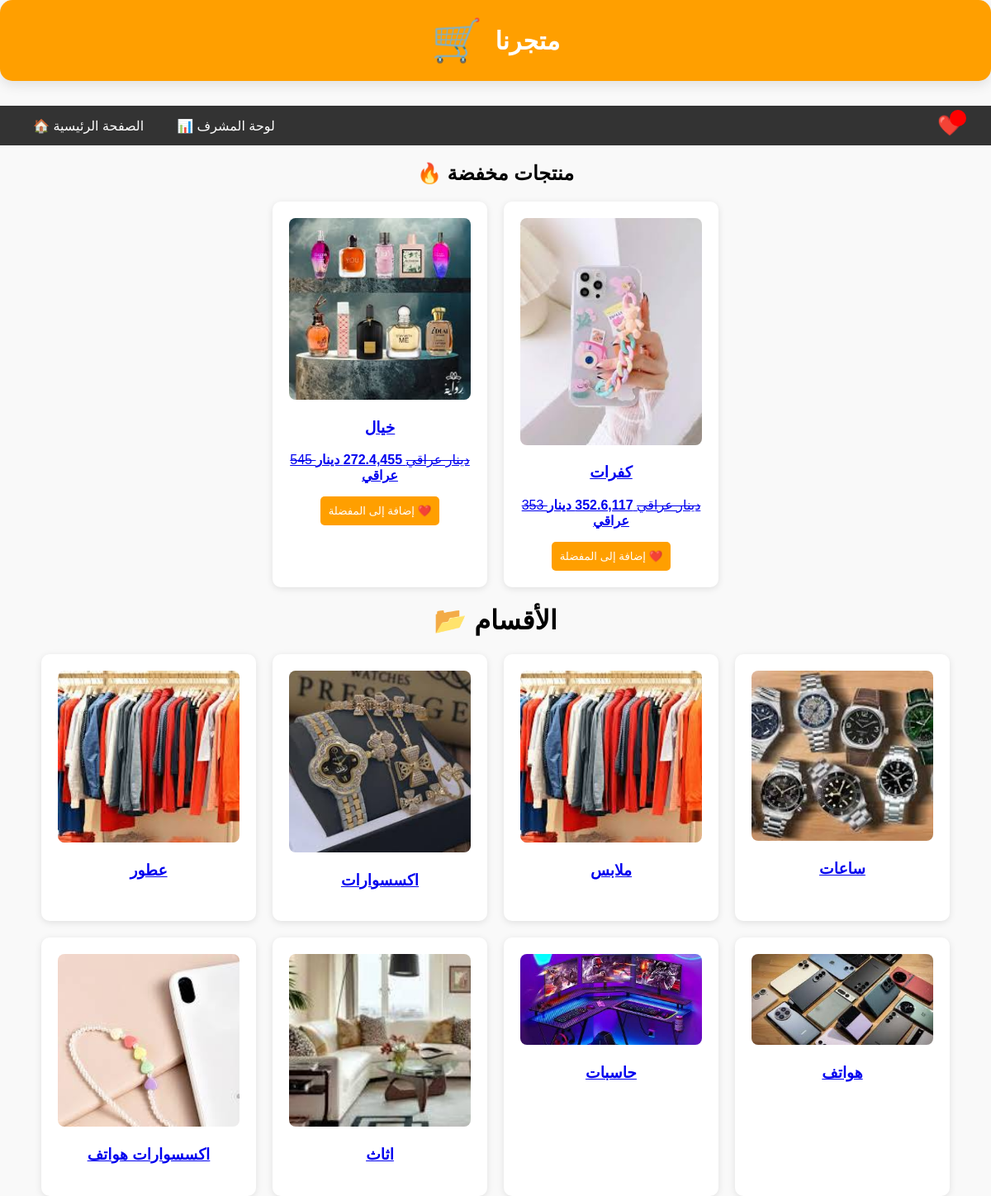
Screenshot of /shop/categories/ with the database file from the repository.
### shop/models.py (models this page shows, shortened)
class Product(models.Model):
    name = models.CharField(max_length=255)
    description = models.TextField(blank=True)
    price = models.DecimalField(max_digits=10, decimal_places=2)
    stock = models.PositiveIntegerField(default=0)
    category = models.ForeignKey(
        Category, related_name="products", on_delete=models.CASCADE
    )
    image = models.ImageField(upload_to="product_images/", blank=True, null=True)
    discount_percentage = models.DecimalField(max_digits=5, decimal_places=2, default=0)
    created_at = models.DateTimeField(default=timezone.now)
    updated_at = models.DateTimeField(auto_now=True)
    def discounted_price(self):
        return self.price * (1 - self.discount_percentage / Decimal("100"))

class Category(models.Model):
    name = models.CharField(max_length=100)
    image = models.ImageField(upload_to="categories/", default="default.jpg")

### shop/views.py (the view)
# urls.py: path("categories/", category_list, name="category_list"),
def category_list(request):
    categories = Category.objects.all()  # جلب جميع الأقسام
    discounted_products = Product.objects.filter(discount_percentage__gt=0)
    categories = Category.objects.all()
    return render(
        request,
        "shop/category_list.html",
        {
            "categories": categories,
            "discounted_products": discounted_products,
        },
    )

### shop/templates/shop/category_list.html (shortened to what this page needs)
<!DOCTYPE html>
<html lang="ar">
<head>
</head>
<body>
    <div class="logo-container">
        <div class="icon">🛒</div>
        <div class="text">متجرنا</div>
    </div>
    <nav>
        <ul>
            <li><a href="{% url 'category_list' %}">🏠 الصفحة الرئيسية</a></li>
            <li><a href="{% url 'supervisor_dashboard' %}">📊 لوحة المشرف</a></li>
        </ul>
        <div class="wishlist-icon">
            ❤️
            <span class="wishlist-count">{{ wishlist_items.count }}</span>
        </div>
    </nav>
    <h2 style="text-align: center;">🔥 منتجات مخفضة</h2>
    <div class="product-list">
        {% for product in discounted_products %}
            <div class="product-item">
                <a href="{% url 'product_detail' product.id %}">
                    <img src="{{ product.image.url }}" alt="{{ product.name }}">
                    <h3>{{ product.name }}</h3>
                    <p><del><span class="price">{{ product.price }}$</del> <strong><span class="price">{{ product.discounted_price }}$</strong></p>
                </a>
                <button class="wishlist-btn" onclick="addToWishlist({{ product.id }})">إضافة إلى المفضلة ❤️</button>
            </div>
        {% endfor %}
    </div>
    <h1 style="text-align: center;">📂 الأقسام</h1>
    <div class="product-list">
        {% for category in categories %}
            <div class="product-item">
                <a href="{% url 'product_list' category.id %}">
                    <img src="{{ category.image.url }}" alt="{{ category.name }}">
                    <h3>{{ category.name }}</h3>
                </a>
            </div>
        {% endfor %}
    </div>
</body>
</html>

### shop/templates/shop/category_list.html (style rules this page uses)
body { font-family: 'Arial', sans-serif; margin: 0; padding: 0; background-color: #f9f9f9; }
.logo-container { display: flex; align-items: center; justify-content: center; background-color: #ff9f00; padding: 20px; border-radius: 15px; box-shadow: 0 5px 15px rgba(0, 0, 0, 0.1); margin-bottom: 30px; transition: transform 0.3s ease; }
.logo-container .icon { font-size: 50px; color: white; margin-right: 15px; }
.logo-container .text { font-size: 30px; font-weight: bold; color: white; }
nav { background-color: #333; color: white; display: flex; justify-content: space-between; align-items: center; padding: 10px 20px; }
nav ul { list-style-type: none; display: flex; margin: 0; padding: 0; }
nav ul li { margin: 0 10px; }
nav a { text-decoration: none; color: white; padding: 10px; transition: 0.3s; }
.wishlist-icon { position: relative; cursor: pointer; font-size: 24px; margin-right: 15px; }
.wishlist-count { position: absolute; top: -5px; right: -5px; background-color: red; color: white; font-size: 14px; width: 20px; height: 20px; border-radius: 50%; text-align: center; line-height: 20px; }
.product-list { display: flex; flex-wrap: wrap; justify-content: center; gap: 20px; }
.product-item { background-color: #fff; border-radius: 10px; box-shadow: 0 2px 8px rgba(0, 0, 0, 0.1); width: 220px; text-align: center; padding: 20px; transition: transform 0.3s, box-shadow 0.3s; }
.product-item img { width: 100%; height: auto; border-radius: 8px; }
.wishlist-btn { background-color: #ff9f00; color: white; border: none; padding: 10px; border-radius: 5px; cursor: pointer; transition: background 0.3s; }

### rows the page displays
Product: image (picture), name "خيال"
Product: image (picture), name "كفرات"
Category: image (picture), name "عطور"
Category: image (picture), name "اكسسوارات"
Category: image (picture), name "ملابس"
Category: image (picture), name "ساعات"
Category: image (picture), name "اكسسوارات هواتف"
Category: image (picture), name "اثاث"
Category: image (picture), name "حاسبات"
Category: image (picture), name "هواتف"
